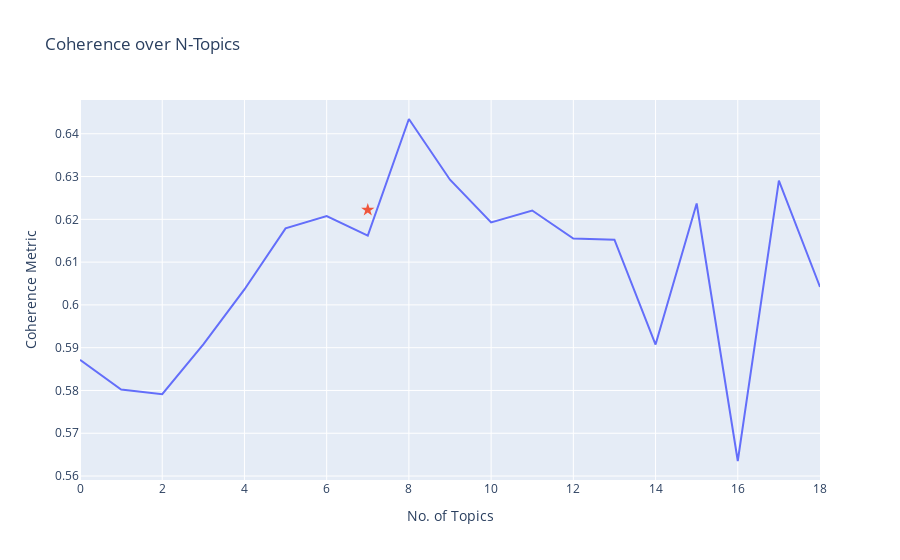

Notebook code for this chart:
### Code cell
import plotly.graph_objects as go

fig = px.line([x[1] for x in perp_coh], title='Coherence over N-Topics')
fig.update_layout(xaxis_title="No. of Topics", yaxis_title="Coherence Metric", showlegend=False)
fig.add_trace(go.Scatter(x=[7], y=[0.6222036], mode = 'markers',
                         marker_symbol = 'star',
                         marker_size = 10))
fig.show()

### Figure 1 — Plotly figure (JSON) as saved in the notebook; plotly's stock layout.template omitted (floating-point values rounded to 4 significant figures)
{"data": [{"hovertemplate": "variable=0<br>index=%{x}<br>value=%{y}<extra></extra>", "legendgroup": "0", "line": {"color": "#636efa", "dash": "solid"}, "marker": {"symbol": "circle"}, "mode": "lines", "name": "0", "orientation": "v", "showlegend": true, "type": "scatter", "x": [0, 1, 2, 3, 4, 5, 6, 7, 8, 9, 10, 11, 12, 13, 14, 15, 16, 17, 18], "xaxis": "x", "y": [0.5871, 0.5802, 0.5791, 0.5908, 0.6036, 0.6179, 0.6208, 0.6162, 0.6435, 0.6293, 0.6193, 0.6221, 0.6155, 0.6152, 0.5907, 0.6237, 0.5635, 0.629, 0.6042], "yaxis": "y"}, {"marker": {"size": 10, "symbol": "star"}, "mode": "markers", "type": "scatter", "x": [7], "y": [0.6222]}], "layout": {"legend": {"title": {"text": "variable"}, "tracegroupgap": 0}, "showlegend": false, "title": {"text": "Coherence over N-Topics"}, "xaxis": {"anchor": "y", "domain": [0, 1], "title": {"text": "No. of Topics"}}, "yaxis": {"anchor": "x", "domain": [0, 1], "title": {"text": "Coherence Metric"}}}}
